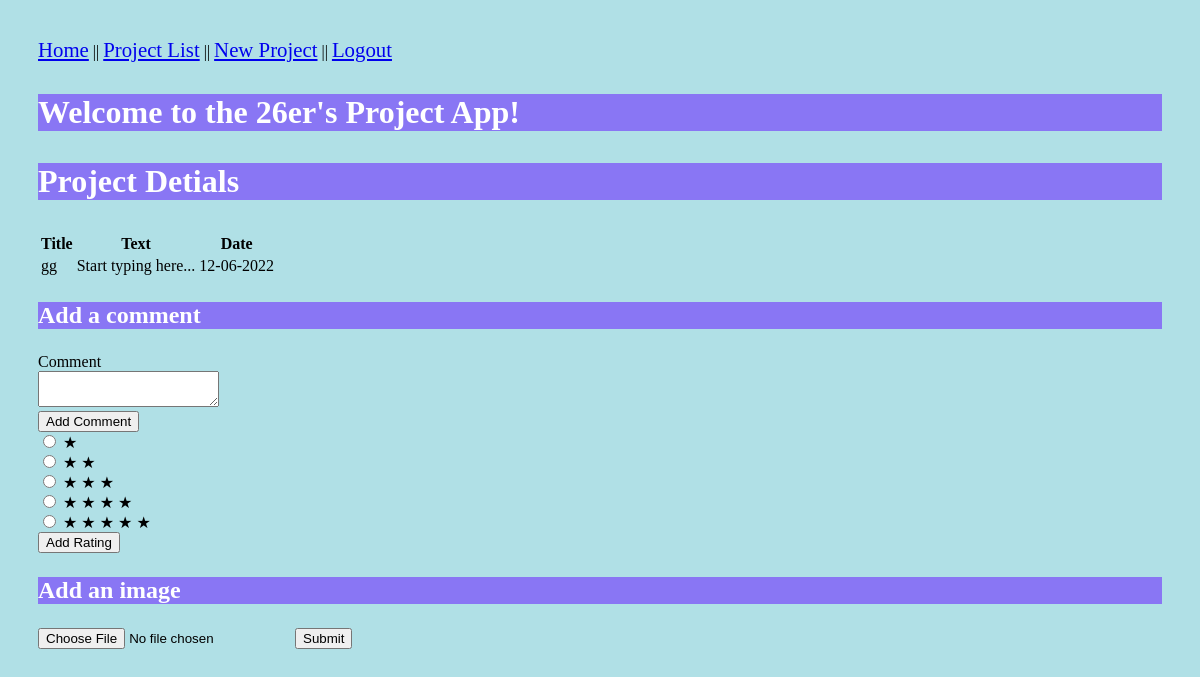
The app's page /notes/5 (signed in), older data.
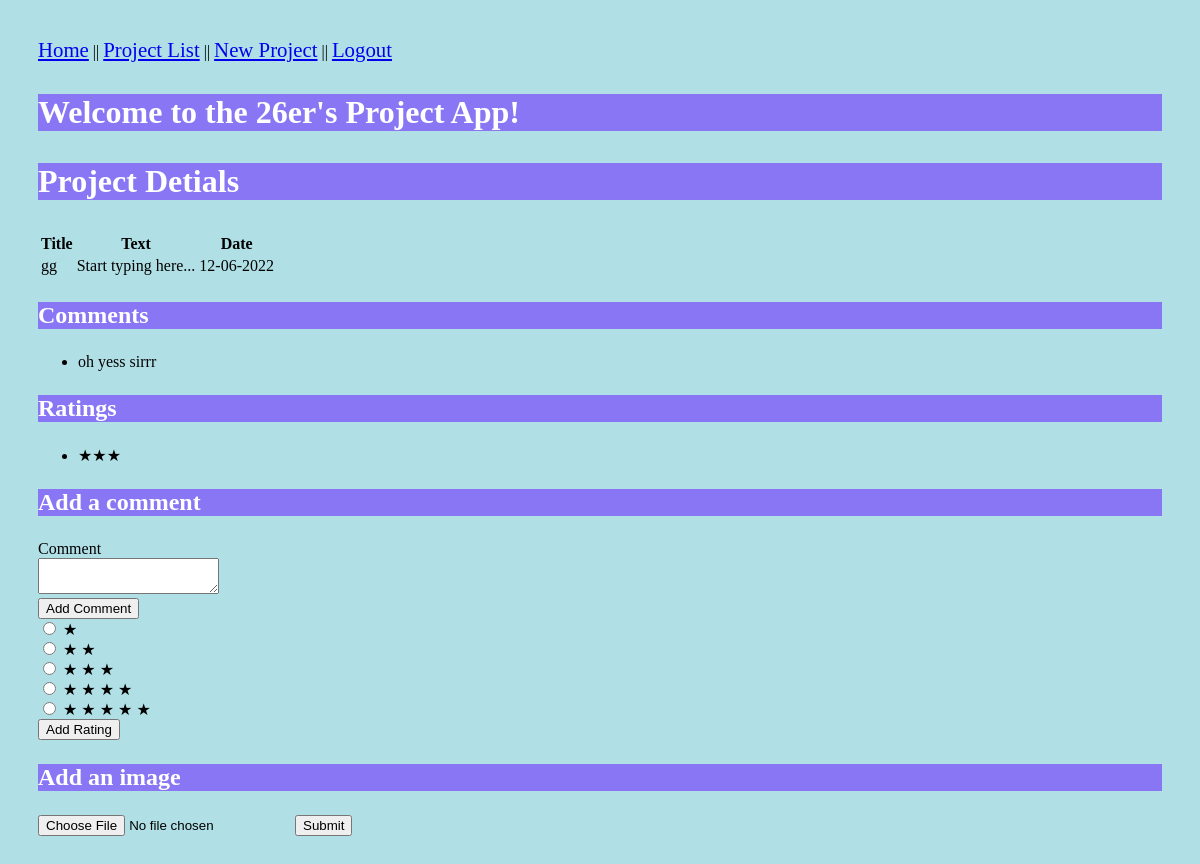
The same page, newer data.
### models.py (models this page shows, shortened)
class Comment(db.Model):
    id = db.Column(db.Integer, primary_key=True)
    date_posted = db.Column(db.DateTime, nullable=False)
    content = db.Column(db.VARCHAR, nullable=False)
    note_id = db.Column(db.Integer, db.ForeignKey("note.id"), nullable=False)
    user_id = db.Column(db.Integer, db.ForeignKey("user.id"), nullable=False)

class Rating(db.Model):
    id = db.Column(db.Integer, primary_key=True)
    date_posted = db.Column(db.DateTime, nullable=False)
    rating = db.Column(db.Integer, nullable=False)
    note_id = db.Column(db.Integer, db.ForeignKey("note.id"), nullable=False)
    user_id = db.Column(db.Integer, db.ForeignKey("user.id"), nullable=False)

### ITSC_3155_Group26_Project.py (the view)
@app.route('/notes/<note_id>')
def get_note(note_id):
    if session.get('user'):
        my_note = db.session.query(Note).filter_by(id=note_id, user_id=session['user_id']).one()
        form = CommentForm()
        return render_template('note.html', note=my_note, user=session['user'], form=form)
    else:
        return redirect(url_for('login'))

### forms.py
class CommentForm(FlaskForm):
    class Meta:
        csrf = False
    comment = TextAreaField('Comment', validators=[Length(min=1)])
    rating = StringField('Rating')
    submit = SubmitField('Add Comment')

### templates/note.html (shortened to what this page needs)
<!DOCTYPE html>
<html lang="en">
    <head>
        <link rel="stylesheet" href="{{ url_for('static', filename='main.css') }}">
    </head>
    <body style="background-color:powderblue;">
	  <nav>
		<a style="font-size:130%;" style="background-color: #8976f4;" style="color:rgb(101, 101, 241);" href="{{ url_for('index') }}"> Home</a> ||
		<a style="font-size:130%;" style="background-color: #8976f4;" style="color:rgb(101, 101, 241);" href="{{ url_for('get_notes') }}"> Project List</a> ||
		<a style="font-size:130%;" style="background-color: #8976f4;" style="color:rgb(101, 101, 241);" href="{{ url_for('new_note') }}"> New Project</a> ||
		<a style="font-size:130%;" style="background-color: #8976f4;" style="color:rgb(101, 101, 241);" href="{{ url_for('logout') }}">Logout</a>
	  </nav>
	  <h1 style="color:rgb(255, 255, 255);"><p style="background-color: #8976f4">Welcome {{user.name}} to the 26er's Project App!</h1>
        <h1 style="color:rgb(255, 255, 255);"><p style="background-color: #8976f4">Project Detials</h1>
        <table>
            <tr>
                <th>Title</th>
                <th>Text</th>
                <th>Date</th>
            </tr>
            <tr>
                <td>{{ note.title }}</td>
                <td>{{ note.text }}</td>
                <td>{{ note.date }}</td>
            </tr>
        </table>
	  {% if note.comments %}
  		{% if note.comments|length > 0 %}
    			<h2 style="color:rgb(255, 255, 255);"><p style="background-color: #8976f4">Comments</h2>
    			<ul>
    			{% for comment in note.comments %}
      			<li>{{ comment.content }}</li>
    			{% endfor %}
    			</ul>
  		{% endif %}
	  {% endif %}
	  {% if note.ratings %}
  		{% if note.ratings|length > 0 %}
    			<h2 style="color:rgb(255, 255, 255);"><p style="background-color: #8976f4">Ratings</h2>
    			<ul>
    			{% for rating in note.ratings %}
      			<li>{{ rating.rating }}</li>
    			{% endfor %}
    			</ul>
  		{% endif %}
	  {% endif %}
	  <form action="{{ url_for('new_comment', note_id=note.id) }}" method="post">
  		<div class="formwrapper">
    			<h2 style="color:rgb(255, 255, 255);"><p style="background-color: #8976f4" class="title">Add a comment</h2>
   		 	<div class="form-field">
      			{{ form.comment.label }} <br/> {{ form.comment }}
    			</div>
    			{{ form.submit }}
  		</div>
	  </form>
	  <form action="{{ url_for('new_rating', note_id=note.id) }}" method="post">
		<div class="formwrapper">
			<label>
			<input type="radio" name="rating" value="★" />
			<span class="star">★</span>
			</label>
			<label>
			<input type="radio" name="rating" value="★★" />
			<span class="star">★</span>
			<span class="star">★</span>
			</label>
			<label>
			<input type="radio" name="rating" value="★★★" />
			<span class="star">★</span>
			<span class="star">★</span>
			<span class="star">★</span>
			</label>
			<label>
			<input type="radio" name="rating" value="★★★★" />
			<span class="star">★</span>
			<span class="star">★</span>
			<span class="star">★</span>
			<span class="star">★</span>
			</label>
			<label>
			<input type="radio" name="rating" value="★★★★★" />
			<span class="star">★</span>
			<span class="star">★</span>
			<span class="star">★</span>
			<span class="star">★</span>
			<span class="star">★</span>
			</label>
			<input type="submit" value="Add Rating"/>
		</div>
	  </form>
	  <h2 style="color:rgb(255, 255, 255);"><p style="background-color: #8976f4" class="title">Add an image</h2>
	  <form action="/action_page.php">
	  	<input type="file" id="myFile" name="filename">
		<input type="submit">
	  </form>
    </body>
</html>

Row changes from the older to the newer data that the page shows:
added Comment: content "oh yess sirrr"
added Rating: rating "★★★"
Text that changed along with them:
text now shown: "Comments Ratings"
